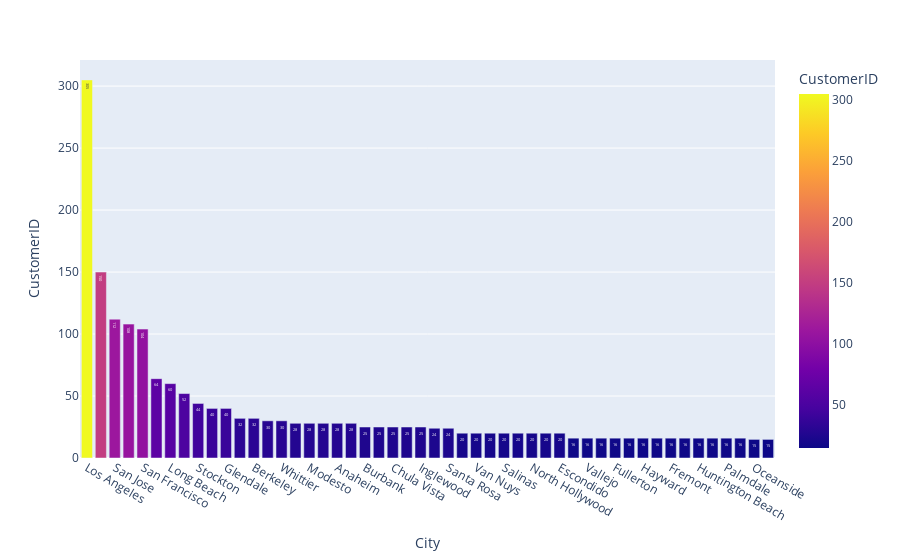

Notebook code for this chart:
### Markdown cell above
There are 1129 unique californita cities in total in the dataset, so, let's check where our customers located and if geography of customer has impact to the churn rate

### Code cell
fig = px.bar(data.groupby(['City'])['CustomerID'].count().reset_index().sort_values('CustomerID',
                                                                                    ascending=False).head(50),
             x='City',
             y='CustomerID',
             color = 'CustomerID',
             text = 'CustomerID')
fig.show()

### Figure 1 — Plotly figure (JSON) as saved in the notebook; plotly's stock layout.template omitted (floating-point values rounded to 4 significant figures)
{"data": [{"alignmentgroup": "True", "hovertemplate": "City=%{x}<br>CustomerID=%{marker.color}<extra></extra>", "legendgroup": "", "marker": {"color": [305, 150, 112, 108, 104, 64, 60, 52, 44, 40, 40, 32, 32, 30, 30, 28, 28, 28, 28, 28, 25, 25, 25, 25, 25, 24, 24, 20, 20, 20, 20, 20, 20, 20, 20, 16, 16, 16, 16, 16, 16, 16, 16, 16, 16, 16, 16, 16, 15, 15], "coloraxis": "coloraxis", "pattern": {"shape": ""}}, "name": "", "offsetgroup": "", "orientation": "v", "showlegend": false, "text": [305, 150, 112, 108, 104, 64, 60, 52, 44, 40, 40, 32, 32, 30, 30, 28, 28, 28, 28, 28, 25, 25, 25, 25, 25, 24, 24, 20, 20, 20, 20, 20, 20, 20, 20, 16, 16, 16, 16, 16, 16, 16, 16, 16, 16, 16, 16, 16, 15, 15], "textposition": "auto", "type": "bar", "x": ["Los Angeles", "San Diego", "San Jose", "Sacramento", "San Francisco", "Fresno", "Long Beach", "Oakland", "Stockton", "Bakersfield", "Glendale", "Riverside", "Berkeley", "Pasadena", "Whittier", "San Bernardino", "Modesto", "Santa Barbara", "Anaheim", "Irvine", "Burbank", "Torrance", "Chula Vista", "Santa Monica", "Inglewood", "Santa Ana", "Santa Rosa", "Rancho Cucamonga", "Van Nuys", "Garden Grove", "Salinas", "Orange", "North Hollywood", "Corona", "Escondido", "Santa Cruz", "Vallejo", "Moreno Valley", "Fullerton", "Redwood City", "Hayward", "Newport Beach", "Fremont", "Concord", "Huntington Beach", "Palo Alto", "Palmdale", "San Mateo", "Oceanside", "Ontario"], "xaxis": "x", "y": [305, 150, 112, 108, 104, 64, 60, 52, 44, 40, 40, 32, 32, 30, 30, 28, 28, 28, 28, 28, 25, 25, 25, 25, 25, 24, 24, 20, 20, 20, 20, 20, 20, 20, 20, 16, 16, 16, 16, 16, 16, 16, 16, 16, 16, 16, 16, 16, 15, 15], "yaxis": "y"}], "layout": {"barmode": "relative", "coloraxis": {"colorbar": {"title": {"text": "CustomerID"}}, "colorscale": [[0, "#0d0887"], [0.1111, "#46039f"], [0.2222, "#7201a8"], [0.3333, "#9c179e"], [0.4444, "#bd3786"], [0.5556, "#d8576b"], [0.6667, "#ed7953"], [0.7778, "#fb9f3a"], [0.8889, "#fdca26"], [1, "#f0f921"]]}, "legend": {"tracegroupgap": 0}, "margin": {"t": 60}, "xaxis": {"anchor": "y", "domain": [0, 1], "title": {"text": "City"}}, "yaxis": {"anchor": "x", "domain": [0, 1], "title": {"text": "CustomerID"}}}}
